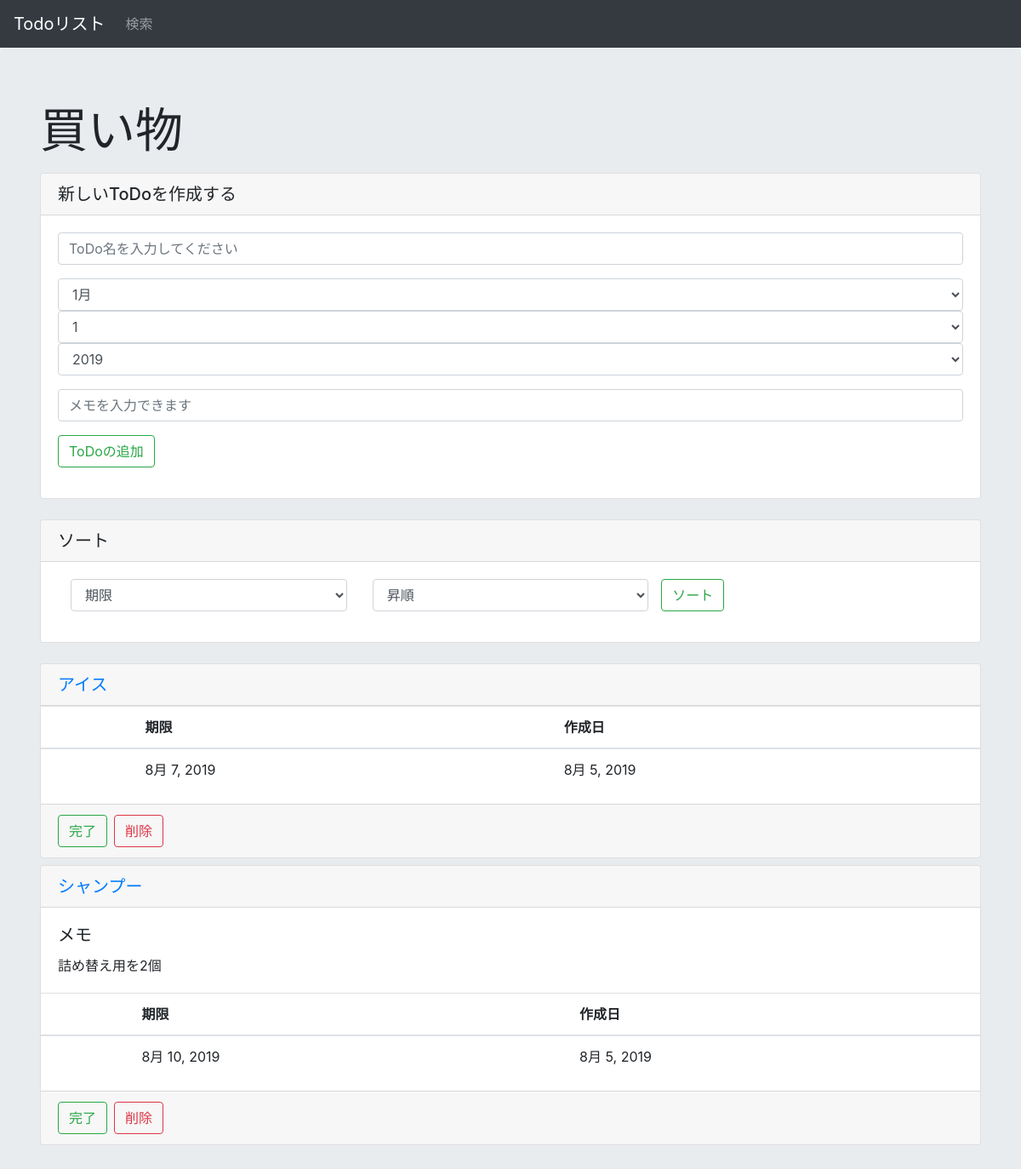
The page /list/21 on the database its author committed.
### todo/models.py (models this page shows)
class List(models.Model):
    title = models.CharField(max_length=200)
    create_date = models.DateField(default=timezone.now)

class Task(models.Model):
    title = models.CharField(max_length=200)
    text = models.TextField()
    create_date = models.DateField(default=timezone.now)
    deadline_date = models.DateField(blank=True, null=True)
    completed = models.BooleanField(default=False)
    list = models.ForeignKey(List, on_delete=models.CASCADE)

### todo/views.py (the view, shortened to what this page needs)
# urls.py: path('list/<int:list_id>', views.list, name="list"),
def list(request, list_id):
    listdata = List.objects.get(id=list_id)
    taskdata = Task.objects.filter(list=listdata)
    status = False  #Trueならば「新しいToDoが作成されました」の表示
    create_task = True
    form = TaskForm(request.POST or None)
    for t in taskdata:
        if 'status_' + str(t.id) in request.POST:
            if t.completed:
                t.completed = False
            elif not t.completed:
                t.completed = True
            t.save()
            break
        elif 'delete_' + str(t.id) in request.POST:
            t.delete()
            taskdata = Task.objects.filter(list=listdata)
            break
    sort_target = 'deadline_date'
    order_sort_target = 'deadline_date'
    sort = 'ascending'
    taskdata = Task.objects.filter(list=listdata).order_by(order_sort_target)#タスクの追加や削除、変更の反映の為にもう一度代入
    params = {
        'id': list_id,
        'listdata': listdata,
        'taskdata': taskdata,
        'form': form,
        'status': status,
        'sort_target': sort_target,
        'sort': sort,
    }
    return render(request, 'todo/list.html', params)

### todo/forms.py
class TaskForm(forms.Form):
    title = forms.CharField(max_length=100, label='', widget=forms.TextInput(attrs={'class':'form-control','placeholder': 'ToDo名を入力してください'}))
    deadline_date = forms.DateField(label='', widget=forms.SelectDateWidget(attrs={'class':'form-control', 'type':'date'}))
    text = forms.CharField(max_length=1000, required=False, label='', widget=forms.TextInput(attrs={'class':'form-control','placeholder': 'メモを入力できます'}))

### todo/templates/todo/list.html (shortened to what this page needs)
{% extends "todo/base.html" %}
{% block content %}
<div class="jumbotron">
    <div class="container">
        <p class="display-4">{{listdata.title}}</p>
        <form method = "post">
            <div class="card mb-4">
                <h5 class="card-header">新しいToDoを作成する</h5>
                <div class="card-body">
                        <div class = "form-group">
                            <div class = "mb-3">
                                {{form.title}}
                            </div>
                            <div class = "mb-3">
                                {{form.deadline_date}}
                            </div>
                            <div class = "mb-3">
                                {{form.text}}
                            </div>
                            <button class="btn btn-outline-success my-2 my-sm-0" type="submit" name="submit">ToDoの追加</button>
                        </div>
                </div>
            </div>
        </form>
        <form method = "post">
            <div class="card mb-4">
                <h5 class="card-header">ソート</h5>
                <div class="card-body">
                        <div class = "form-group">
                            <div class="container">
                                <div class="row">
                                <div class="col-4">
                                        <select name="sort1" class="form-control">
                                            {% if sort_target == "create_date" %}
                                                <option selected>作成日</option>
                                                <option>期限</option>
                                            {% elif sort_target == "deadline_date" %}
                                                <option selected>期限</option>
                                            {% endif %}
                                        </select>
                                    </div>
                                    <div class="col-4">
                                        <select name="sort2" class="form-control">
                                            {% if sort == "ascending" %}
                                                <option selected>昇順</option>
                                            {% elif sort == "descending" %}
                                                <option>昇順</option>
                                                <option selected>降順</option>
                                            {% endif %}
                                        </select>
                                    </div>
                                    <button class="btn btn-outline-success my-2 my-sm-0" type="submit" name="sort_task">
                                        ソート
                                    </button>
                                </div>
                            </div>
                        </div>
                </div>
            </div>
        </form>
        {% if not taskdata %}
            <div class="alert alert-danger" role="alert">登録されたToDoはございません</div>
        {% else %}
            {% for i in taskdata %}
            <div class="card mb-2">
                <h5 class="card-header">
                    <a href="{% url 'todo:task' i.id%}">{{i.title}}</a>
                </h5>
                {% if i.text %}
                <div class="card-body">
                    <h5 class="card-title">メモ</h5>
                    {{i.text}}
                </div>
                {% endif %}
                <table class="table">
                    <thead>
                        <tr>
                            <th></th>
                            <th>期限</th>
                            <th>作成日</th>
                        </tr>
                    </thead>
                    <tbody>
                        <tr>
                            <th></th>
                            <td>{{i.deadline_date}}</td>
                            <td>{{i.create_date}}</td>
                        </tr>
                </table>
                <div class="card-footer">
                    <div class="container">
                        <div class="row">
                            <form method="post" class="mr-2">
                                <button class="btn btn-outline-success my-2 my-sm-0" type="submit" name="status_{{i.id}}">
                                    {% if i.completed %}
                                        完了
                                    {% else %}
                                        未完了
                                    {% endif %}
                                </button>
                            </form>
                            <button type="button" class="btn btn-outline-danger my-2 my-sm-0 " data-toggle="modal" data-target="#deleteModal_{{i.id}}">
                            削除
                            </button>
                        </div>
                    </div>
                </div>
            </div>
            {% endfor %}
        {% endif %}
    </div>
</div>
{% endblock %}

### rows shown on the page
List: title "買い物"
Task: title "アイス", deadline_date "8月 7, 2019", create_date "8月 5, 2019", completed "完了"
Task: title "シャンプー", text "詰め替え用を2個", deadline_date "8月 10, 2019", create_date "8月 5, 2019", completed "完了"
